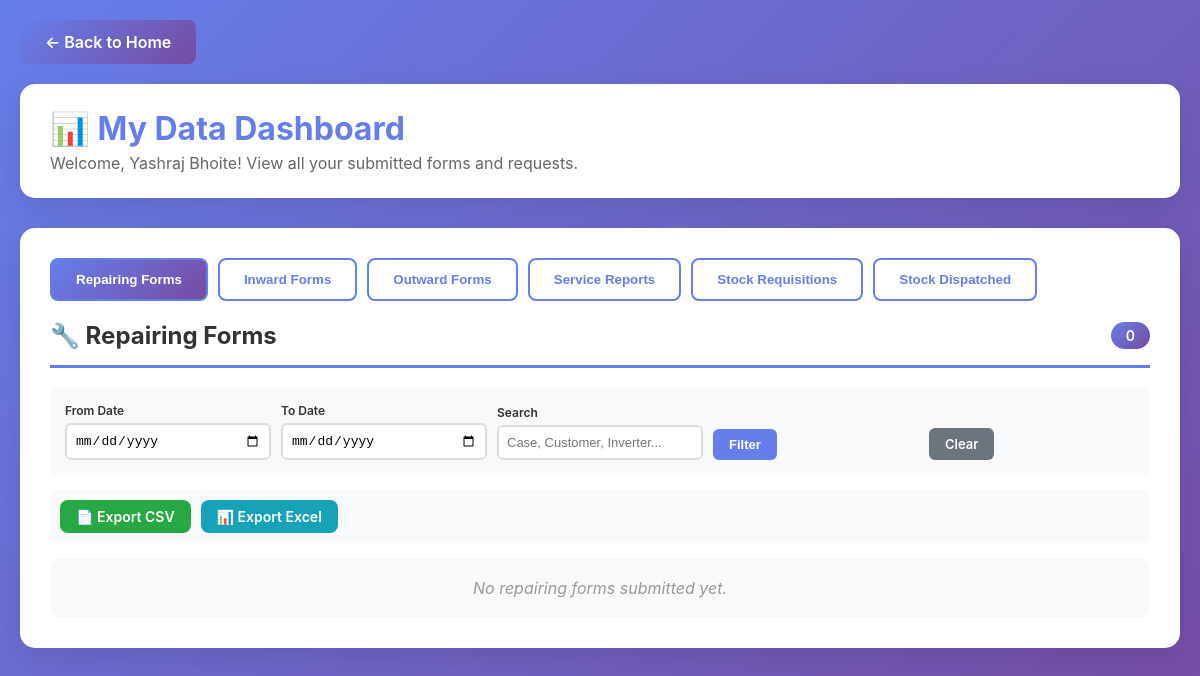
Before: /my-data/ (signed in) with the older database file.
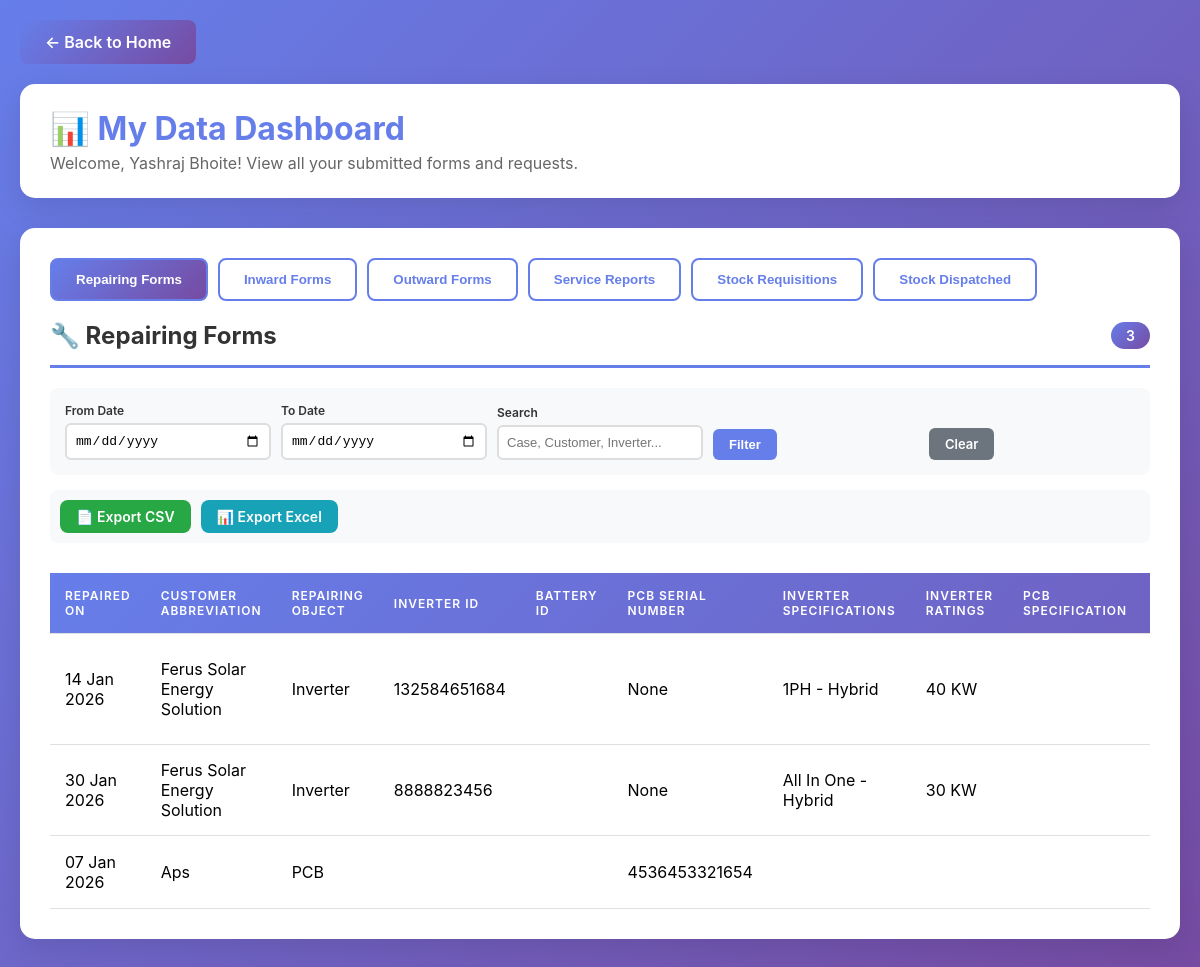
After: the same page with the newer database file.
### forms/models.py (models this page shows, shortened)
class RepairingForm(models.Model):
    user = models.ForeignKey('auth.User', on_delete=models.SET_NULL, null=True, blank=True, help_text="User who filled the form")
    pcb_serial_number = models.CharField(max_length=255, blank=True, null=True, help_text="PCB Serial Number")
    pcb_specification = models.CharField(max_length=255, blank=True, null=True, help_text="PCB Specification")
    pcb_rating = models.CharField(max_length=255, blank=True, null=True, help_text="PCB Rating")
    customer_abbrev = models.CharField(max_length=255)
    case_number = models.CharField(
        max_length=255,
        blank=True,
        validators=[
            RegexValidator(
                regex=r'^\d{8}$',
                message='Case Number must be exactly 8 digits.'
            )
        ]
    )
    repairing_object = models.CharField(max_length=255)
    inverter_id = models.TextField(blank=True)
    inverter_spec = models.CharField(max_length=255)
    inverter_rating = models.CharField(max_length=255, blank=True)
    battery = models.CharField(max_length=255, blank=True)
    fault_problems = models.JSONField(default=dict)
    fault_description = models.TextField()
    pcba_serial = models.CharField(max_length=255, blank=True)
    fault_location = models.TextField()
    repair_content = models.TextField()
    repaired_by = models.CharField(max_length=255)
    tested_by = models.CharField(max_length=255)
    repaired_on_date = models.DateField()
    repaired_location = models.CharField(max_length=255, blank=True, default='')
    remark = models.CharField(max_length=255, blank=True, default='')
    pending_component = models.CharField(max_length=255, blank=True)
    image_before = models.CharField(max_length=500, blank=True)
    image_after = models.CharField(max_length=500, blank=True)
    created_at = models.DateTimeField(auto_now_add=True, help_text="Form filled date/time")
    updated_at = models.DateTimeField(auto_now=True)

### forms/views.py (the view)
# urls.py: path('my-data/', views.employee_data_view, name='my_data'),
@login_required
def employee_data_view(request):
    from datetime import datetime, timedelta
    user = request.user
    user_name = user.get_full_name() or user.username
    user_email = user.email
    repairing_date_from = request.GET.get('repairing_date_from', '')
    repairing_date_to = request.GET.get('repairing_date_to', '')
    repairing_search = request.GET.get('repairing_search', '')
    inward_date_from = request.GET.get('inward_date_from', '')
    inward_date_to = request.GET.get('inward_date_to', '')
    inward_search = request.GET.get('inward_search', '')
    outward_date_from = request.GET.get('outward_date_from', '')
    outward_date_to = request.GET.get('outward_date_to', '')
    outward_search = request.GET.get('outward_search', '')
    service_date_from = request.GET.get('service_date_from', '')
    service_date_to = request.GET.get('service_date_to', '')
    service_search = request.GET.get('service_search', '')
    stock_req_date_from = request.GET.get('stock_req_date_from', '')
    stock_req_date_to = request.GET.get('stock_req_date_to', '')
    stock_req_search = request.GET.get('stock_req_search', '')
    stock_req_status = request.GET.get('stock_req_status', '')
    stock_disp_date_from = request.GET.get('stock_disp_date_from', '')
    stock_disp_date_to = request.GET.get('stock_disp_date_to', '')
    stock_disp_search = request.GET.get('stock_disp_search', '')
    repairing_forms = RepairingForm.objects.filter(user=user)
    if repairing_date_from:
        from_date = datetime.strptime(repairing_date_from, '%Y-%m-%d')
        repairing_forms = repairing_forms.filter(created_at__gte=from_date)
    if repairing_date_to:
        to_date = datetime.strptime(repairing_date_to, '%Y-%m-%d')
        end_date = to_date + timedelta(days=1)
        repairing_forms = repairing_forms.filter(created_at__lt=end_date)
    if repairing_search:
        repairing_forms = repairing_forms.filter(
            Q(case_number__icontains=repairing_search) |
            Q(customer_abbrev__icontains=repairing_search) |
            Q(inverter_id__icontains=repairing_search)
        )
    repairing_forms = repairing_forms.order_by('-created_at')
    inward_forms = InwardForm.objects.filter(user=user)
    if inward_date_from:
        from_date = datetime.strptime(inward_date_from, '%Y-%m-%d')
        inward_forms = inward_forms.filter(created_at__gte=from_date)
    if inward_date_to:
        to_date = datetime.strptime(inward_date_to, '%Y-%m-%d')
        end_date = to_date + timedelta(days=1)
        inward_forms = inward_forms.filter(created_at__lt=end_date)
    if inward_search:
        inward_forms = inward_forms.filter(
            Q(customer_name__icontains=inward_search) |
            Q(inverter_id__icontains=inward_search) |
            Q(awb_lr_number__icontains=inward_search)
        )
    inward_forms = inward_forms.order_by('-created_at')
    outward_forms = OutwardForm.objects.filter(user=user)
    if outward_date_from:
        from_date = datetime.strptime(outward_date_from, '%Y-%m-%d')
        outward_forms = outward_forms.filter(created_at__gte=from_date)
    if outward_date_to:
        to_date = datetime.strptime(outward_date_to, '%Y-%m-%d')
        end_date = to_date + timedelta(days=1)
        outward_forms = outward_forms.filter(created_at__lt=end_date)
    if outward_search:
        outward_forms = outward_forms.filter(
            Q(inverter_id_outward__icontains=outward_search) |
            Q(sent_to_company__icontains=outward_search) |
            Q(awb_number__icontains=outward_search)
        )
    outward_forms = outward_forms.order_by('-created_at')
    service_forms = ServiceReportForm.objects.filter(
        Q(user=user) |
        Q(email=user_email) |
        Q(engineer_first_name__icontains=user.first_name, engineer_last_name__icontains=user.last_name)
    )
    if service_date_from:
        from_date = datetime.strptime(service_date_from, '%Y-%m-%d')
        service_forms = service_forms.filter(created_at__gte=from_date)
    if service_date_to:
        to_date = datetime.strptime(service_date_to, '%Y-%m-%d')
        end_date = to_date + timedelta(days=1)
        service_forms = service_forms.filter(created_at__lt=end_date)
    if service_search:
        service_forms = service_forms.filter(
            Q(serial_number__icontains=service_search) |
            Q(customer_first_name__icontains=service_search) |
            Q(customer_last_name__icontains=service_search)
        )
    service_forms = service_forms.order_by('-created_at')
    stock_requisitions = StockRequisition.objects.filter(user=user)
    if stock_req_date_from:
        from_date = datetime.strptime(stock_req_date_from, '%Y-%m-%d')
        stock_requisitions = stock_requisitions.filter(created_at__gte=from_date)
    if stock_req_date_to:
        to_date = datetime.strptime(stock_req_date_to, '%Y-%m-%d')
        end_date = to_date + timedelta(days=1)
        stock_requisitions = stock_requisitions.filter(created_at__lt=end_date)
    if stock_req_search:
        stock_requisitions = stock_requisitions.filter(
            Q(serial_number__icontains=stock_req_search) |
            Q(component_type__icontains=stock_req_search) |
            Q(description__icontains=stock_req_search)
        )
    if stock_req_status:
        stock_requisitions = stock_requisitions.filter(status=stock_req_status)
    stock_requisitions = stock_requisitions.order_by('-created_at')
    dispatched_stock = DispatchedStock.objects.filter(user=user)
    if stock_disp_date_from:
        from_date = datetime.strptime(stock_disp_date_from, '%Y-%m-%d')
        dispatched_stock = dispatched_stock.filter(created_at__gte=from_date)
    if stock_disp_date_to:
        to_date = datetime.strptime(stock_disp_date_to, '%Y-%m-%d')
        end_date = to_date + timedelta(days=1)
        dispatched_stock = dispatched_stock.filter(created_at__lt=end_date)
    if stock_disp_search:
        dispatched_stock = dispatched_stock.filter(
            Q(serial_number__icontains=stock_disp_search) |
            Q(component_type__icontains=stock_disp_search) |
            Q(tracking_number__icontains=stock_disp_search)
        )
    dispatched_stock = dispatched_stock.order_by('-created_at')
    from collections import Counter
    repairing_inv = Counter(f.inverter_id for f in repairing_forms if f.repairing_object == 'Inverter' and f.inverter_id)
    repairing_bat = Counter(f.battery_id for f in repairing_forms if f.repairing_object == 'Battery' and f.battery_id)
    repairing_pcb = Counter(f.pcb_serial_number for f in repairing_forms if f.repairing_object == 'PCB' and f.pcb_serial_number)
    inward_inv = Counter(f.inverter_id for f in inward_forms if f.inward_object == 'Inverter' and f.inverter_id)
    inward_bat = Counter(f.battery_id for f in inward_forms if f.inward_object == 'Battery' and f.battery_id)
    inward_pcb = Counter(f.pcb_serial_number for f in inward_forms if f.inward_object == 'PCB' and f.pcb_serial_number)
    outward_inv = Counter(f.inverter_id_outward for f in outward_forms if f.outward_object == 'Inverter' and f.inverter_id_outward)
    outward_bat = Counter(f.battery_id for f in outward_forms if f.outward_object == 'Battery' and f.battery_id)
    outward_pcb = Counter(f.pcb_serial_number for f in outward_forms if f.outward_object == 'PCB' and f.pcb_serial_number)
    service_serials = Counter(service_forms.values_list('serial_number', flat=True))
    for form in repairing_forms:
        if form.repairing_object == 'Inverter':
            form.duplicate_count = repairing_inv.get(form.inverter_id, 0) if repairing_inv.get(form.inverter_id, 0) > 1 else 0
        elif form.repairing_object == 'Battery':
            form.duplicate_count = repairing_bat.get(form.battery_id, 0) if repairing_bat.get(form.battery_id, 0) > 1 else 0
        elif form.repairing_object == 'PCB':
            form.duplicate_count = repairing_pcb.get(form.pcb_serial_number, 0) if repairing_pcb.get(form.pcb_serial_number, 0) > 1 else 0
        else:
            form.duplicate_count = 0
    for form in inward_forms:
        if form.inward_object == 'Inverter':
            form.duplicate_count = inward_inv.get(form.inverter_id, 0) if inward_inv.get(form.inverter_id, 0) > 1 else 0
        elif form.inward_object == 'Battery':
            form.duplicate_count = inward_bat.get(form.battery_id, 0) if inward_bat.get(form.battery_id, 0) > 1 else 0
        elif form.inward_object == 'PCB':
            form.duplicate_count = inward_pcb.get(form.pcb_serial_number, 0) if inward_pcb.get(form.pcb_serial_number, 0) > 1 else 0
        else:
            form.duplicate_count = 0
    for form in outward_forms:
        if form.outward_object == 'Inverter':
            form.duplicate_count = outward_inv.get(form.inverter_id_outward, 0) if outward_inv.get(form.inverter_id_outward, 0) > 1 else 0
        elif form.outward_object == 'Battery':
            form.duplicate_count = outward_bat.get(form.battery_id, 0) if outward_bat.get(form.battery_id, 0) > 1 else 0
        elif form.outward_object == 'PCB':
            form.duplicate_count = outward_pcb.get(form.pcb_serial_number, 0) if outward_pcb.get(form.pcb_serial_number, 0) > 1 else 0
        else:
            form.duplicate_count = 0
    for form in service_forms:
        form.duplicate_count = service_serials.get(form.serial_number, 0) if service_serials.get(form.serial_number, 0) > 1 else 0
    context = {
        'user': user,
        'repairing_forms': repairing_forms,
        'inward_forms': inward_forms,
        'outward_forms': outward_forms,
        'service_forms': service_forms,
        'stock_requisitions': stock_requisitions,
        'dispatched_stock': dispatched_stock,
        'repairing_date_from': repairing_date_from,
        'repairing_date_to': repairing_date_to,
        'repairing_search': repairing_search,
        'inward_date_from': inward_date_from,
        'inward_date_to': inward_date_to,
        'inward_search': inward_search,
        'outward_date_from': outward_date_from,
        'outward_date_to': outward_date_to,
        'outward_search': outward_search,
        'service_date_from': service_date_from,
        'service_date_to': service_date_to,
        'service_search': service_search,
        'stock_req_date_from': stock_req_date_from,
        'stock_req_date_to': stock_req_date_to,
        'stock_req_search': stock_req_search,
        'stock_req_status': stock_req_status,
        'stock_disp_date_from': stock_disp_date_from,
        'stock_disp_date_to': stock_disp_date_to,
        'stock_disp_search': stock_disp_search,
    }
    return render(request, 'forms/employee_data.html', context)

### forms/templates/forms/employee_data.html (shortened to what the changed rows need)
<!DOCTYPE html>
<html lang="en">
<head>
</head>
<body>
    <div class="container">
        <div class="header">
            <h1>📊 My Data Dashboard</h1>
        </div>
        <div class="section">
            <div id="repairing" class="tab-content active">
                <h2 class="section-title">
                    🔧 Repairing Forms
                    <span class="count-badge">{{ repairing_forms.count }}</span>
                </h2>
                <div class="tab-filters">
                    <form method="GET" id="repairing-filter-form">
                    </form>
                  </div>
                <div class="tab-export">
                    <a href="{% url 'forms:export_employee_data' 'repairing' 'csv' %}?repairing_date_from={{ repairing_date_from }}&repairing_date_to={{ repairing_date_to }}&repairing_search={{ repairing_search }}" class="export-btn">📄 Export CSV</a>
                    <a href="{% url 'forms:export_employee_data' 'repairing' 'xlsx' %}?repairing_date_from={{ repairing_date_from }}&repairing_date_to={{ repairing_date_to }}&repairing_search={{ repairing_search }}" class="export-btn xlsx">📊 Export Excel</a>
                </div>
                {% if repairing_forms %}
                <div class="scrollable">
                    <table>
                        <thead>
                            <tr>
                                <th>Repaired On</th>
                                <th>Customer Abbreviation</th>
                                <th>Repairing Object</th>
                                <th>Inverter ID</th>
                                <th>Battery ID</th>
                                <th>PCB Serial Number</th>
                                <th>Inverter Specifications</th>
                                <th>Inverter Ratings</th>
                                <th>PCB Specification</th>
                                <th>PCB Rating</th>
                            </tr>
                        </thead>
                        <tbody>
                            {% for form in repairing_forms %}
                            {% if form.user and form.user.id == user.id %}
                            <tr{% if form.duplicate_count %} class="duplicate-row"{% endif %}>
                                <td>{{ form.repaired_on_date|date:"d M Y" }}</td>
                                <td>{{ form.customer_abbrev }}</td>
                                <td>{{ form.repairing_object }}</td>
                                <td>{{ form.inverter_id }}</td>
                                <td>{{ form.battery_id }}</td>
                                <td>{{ form.pcb_serial_number }}</td>
                                <td>{{ form.inverter_spec }}</td>
                                <td>{{ form.inverter_rating }}</td>
                                <td>{{ form.pcb_specification }}</td>
                                <td>{{ form.pcb_rating }}</td>
                            </tr>
                            {% endif %}
                            {% endfor %}
                        </tbody>
                    </table>
                </div>
                {% else %}
                <div class="no-data">No repairing forms submitted yet.</div>
                {% endif %}
            </div>
        </div>
    </div>
</body>
</html>

Changed rows visible on the page:
added RepairingForm: repaired_on_date "14 Jan 2026", customer_abbrev "Ferus Solar Energy Solution", repairing_object "Inverter", inverter_id "132584651684", pcb_serial_number "None", inverter_spec "1PH - Hybrid", inverter_rating "40 KW"
added RepairingForm: repaired_on_date "30 Jan 2026", customer_abbrev "Ferus Solar Energy Solution", repairing_object "Inverter", inverter_id "8888823456", pcb_serial_number "None", inverter_spec "All In One - Hybrid", inverter_rating "30 KW"
added RepairingForm: repaired_on_date "07 Jan 2026", customer_abbrev "Aps", repairing_object "PCB", pcb_serial_number "4536453321654"
Other visible differences:
{{ repairing_forms.count }}: "0" → "3"
text no longer shown: "No repairing forms submitted yet."
text now shown: "REPAIRED ON CUSTOMER ABBREVIATION REPAIRING OBJECT INVERTER ID BATTERY ID PCB SERIAL NUMBER INVERTER SPECIFICATIONS INVERTER RATINGS PCB SPECIFICATION"
